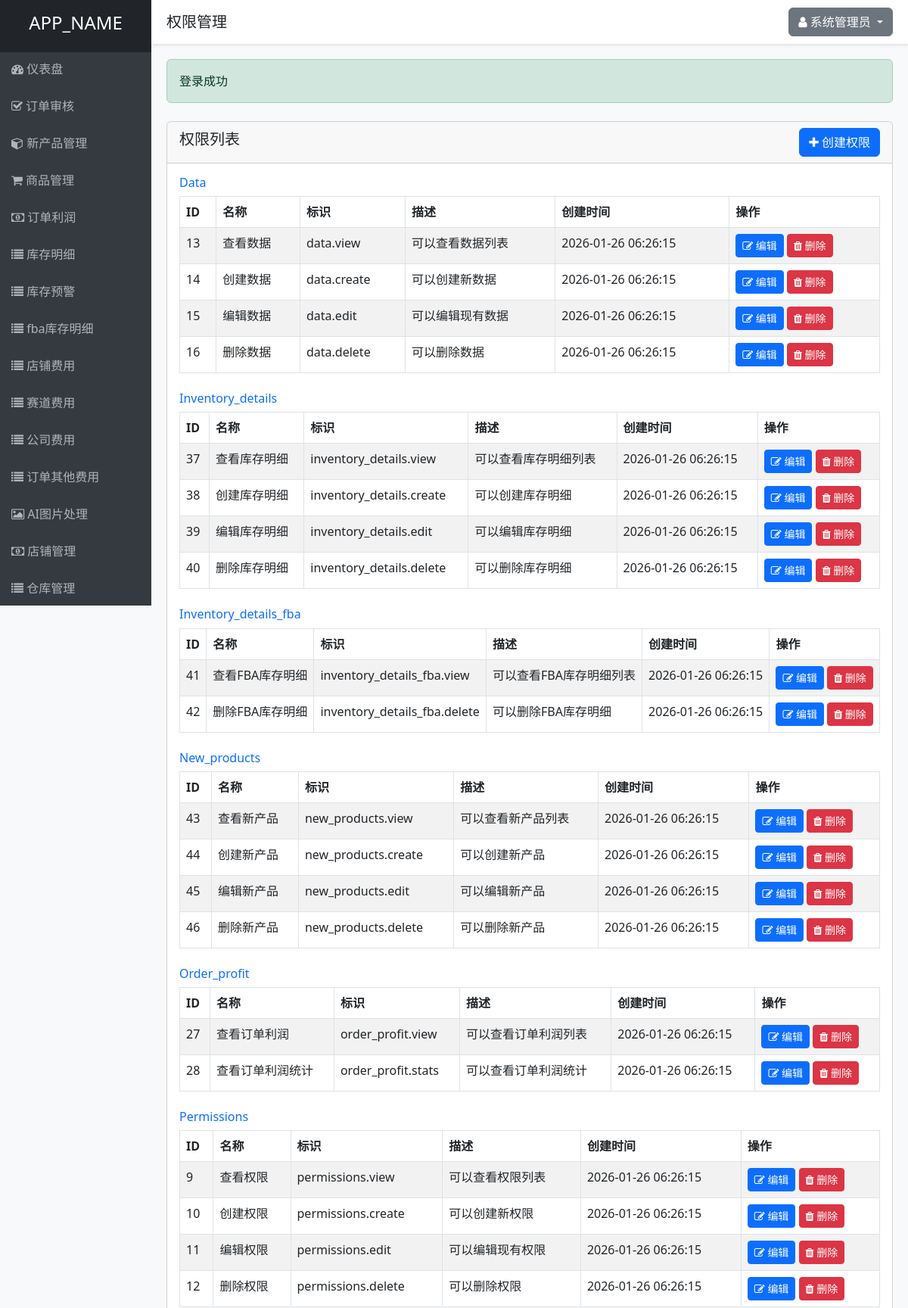
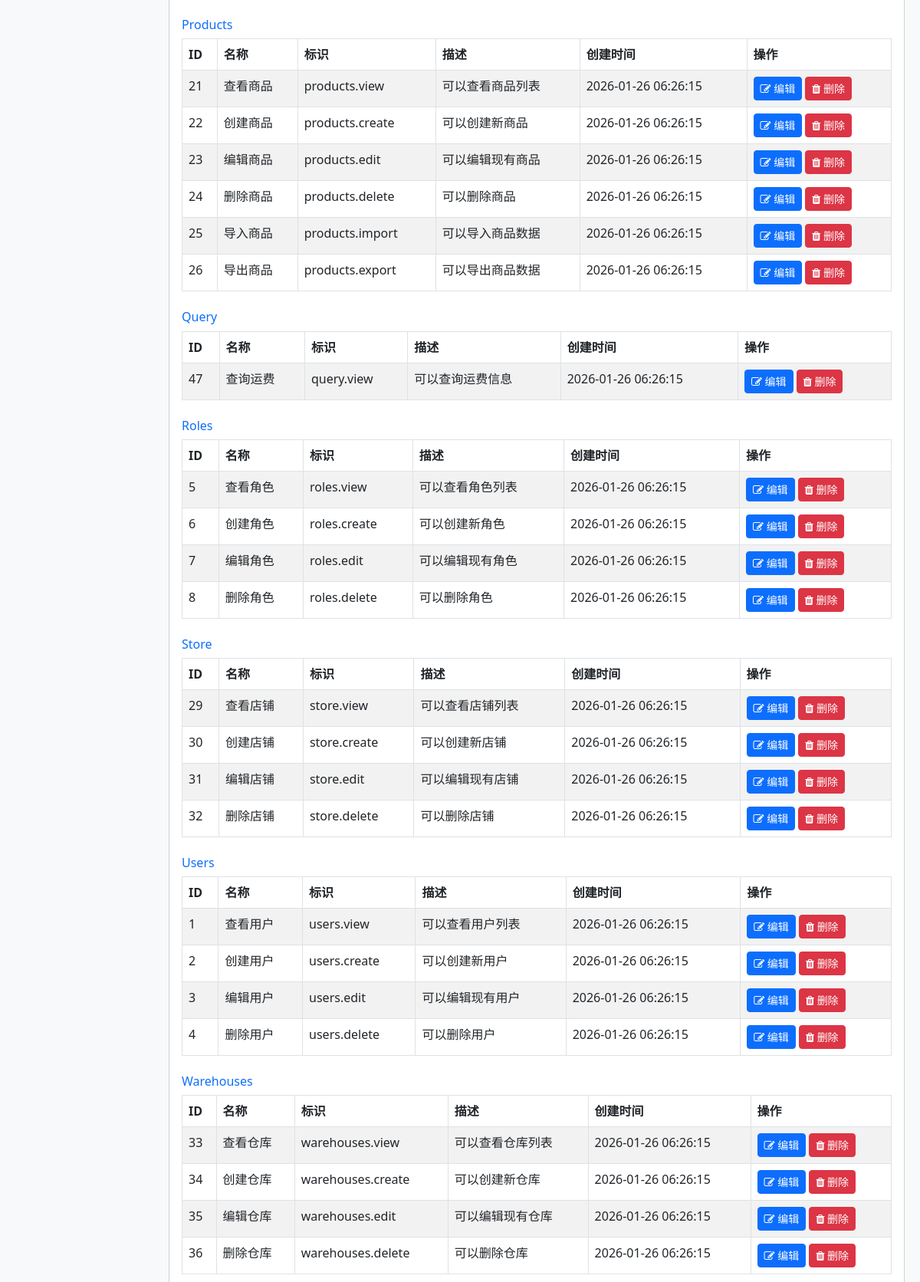
Page /permissions.php (signed in, upper part) on the committed database (2 pictures, top to bottom).
### tables this page shows
CREATE TABLE IF NOT EXISTS permissions (
    id INT AUTO_INCREMENT PRIMARY KEY,
    name VARCHAR(50) NOT NULL UNIQUE,
    slug VARCHAR(50) NOT NULL UNIQUE,
    description TEXT,
    module VARCHAR(50) NOT NULL,
    created_at TIMESTAMP DEFAULT CURRENT_TIMESTAMP,
    updated_at TIMESTAMP DEFAULT CURRENT_TIMESTAMP ON UPDATE CURRENT_TIMESTAMP
);

### controllers/PermissionController.php (called while the page is built, shortened)
<?php
require_once ADMIN_PANEL_DIR . '/models/Permission.php';
require_once ADMIN_PANEL_DIR . '/helpers/functions.php';
class PermissionController {
    private $permissionModel;
    public function __construct() {
        $this->permissionModel = new Permission();
    }
    public function index() {
        $permissions = $this->permissionModel->getAllByModule();
        include VIEWS_DIR . '/layouts/header.php';
        include VIEWS_DIR . '/permissions/index.php';
        include VIEWS_DIR . '/layouts/footer.php';
    }
}
?>

### helpers/functions.php (called while the page is built, shortened)
<?php
function isLoggedIn() {
    return isset($_SESSION['user_id']);
}
function getCurrentUserId() {
    return $_SESSION['user_id'] ?? null;
}
function hasPermission($permissionSlug) {
    require_once ADMIN_PANEL_DIR . '/models/Permission.php';
    $permissionModel = new Permission();
    return $permissionModel->checkUserPermission(getCurrentUserId(), $permissionSlug);
}
?>

### includes/database.php (called while the page is built, shortened)
<?php
class Database {
    private static $instance = null;
    private $conn;
    private function __construct() {
        try {
            $this->conn = new PDO(
                "mysql:host=" . DB_HOST . ";dbname=" . DB_NAME . ";charset=utf8",
                DB_USER,
                DB_PASS,
                [
                    PDO::ATTR_ERRMODE => PDO::ERRMODE_EXCEPTION,
                    PDO::ATTR_DEFAULT_FETCH_MODE => PDO::FETCH_ASSOC,
                    PDO::ATTR_EMULATE_PREPARES => false
                ]
            );
        } catch(PDOException $e) {
            die("数据库连接失败: " . $e->getMessage());
        }
    }
    public static function getInstance() {
        if(self::$instance === null) {
            self::$instance = new Database();
        }
        return self::$instance;
    }
    public function query($sql, $params = []) {
        $stmt = $this->conn->prepare($sql);
        $stmt->execute($params);
        return $stmt;
    }
}
?>

### models/Permission.php (called while the page is built, shortened)
<?php
require_once ADMIN_PANEL_DIR . '/includes/database.php';
class Permission {
    private $db;
    public function __construct() {
        $this->db = Database::getInstance();
    }
    public function getAll() {
        $sql = "SELECT * FROM permissions ORDER BY module, id";
        $stmt = $this->db->query($sql);
        return $stmt->fetchAll();
    }
    public function getAllByModule() {
        $permissions = $this->getAll();
        $grouped = [];
        foreach ($permissions as $permission) {
            $module = $permission['module'];
            if (!isset($grouped[$module])) {
                $grouped[$module] = [];
            }
            $grouped[$module][] = $permission;
        }
        return $grouped;
    }
    public function checkUserPermission($userId, $permissionSlug) {
        $sql = "SELECT COUNT(*) as count FROM permissions p
                JOIN role_permissions rp ON p.id = rp.permission_id
                JOIN user_roles ur ON rp.role_id = ur.role_id
                WHERE ur.user_id = ? AND p.slug = ?";
        $stmt = $this->db->query($sql, [$userId, $permissionSlug]);
        $result = $stmt->fetch();
        return $result['count'] > 0;
    }
}
?>

### views/permissions/index.php (the view)
<div class="row mt-4">
    <div class="col-md-12">
        <div class="card">
            <div class="card-header d-flex justify-content-between align-items-center">
                <h5>权限列表</h5>
                <?php if (hasPermission('permissions.create')): ?>
                    <a href="<?php echo ADMIN_PANEL_URL; ?>/permissions.php?action=create" class="btn btn-primary">
                        <i class="fa fa-plus"></i> 创建权限
                    </a>
                <?php endif; ?>
            </div>
            <div class="card-body">
                <?php foreach ($permissions as $module => $modulePermissions): ?>
                    <div class="mb-4">
                        <h6 class="text-primary"><?php echo ucfirst($module); ?></h6>
                        <table class="table table-bordered table-striped">
                            <thead>
                                <tr>
                                    <th>ID</th>
                                    <th>名称</th>
                                    <th>标识</th>
                                    <th>描述</th>
                                    <th>创建时间</th>
                                    <th>操作</th>
                                </tr>
                            </thead>
                            <tbody>
                                <?php foreach ($modulePermissions as $permission): ?>
                                    <tr>
                                        <td><?php echo $permission['id']; ?></td>
                                        <td><?php echo $permission['name']; ?></td>
                                        <td><?php echo $permission['slug']; ?></td>
                                        <td><?php echo $permission['description']; ?></td>
                                        <td><?php echo $permission['created_at']; ?></td>
                                        <td>
                                            <?php if (hasPermission('permissions.edit')): ?>
                                                <a href="<?php echo ADMIN_PANEL_URL; ?>/permissions.php?action=edit&id=<?php echo $permission['id']; ?>" class="btn btn-sm btn-primary">
                                                    <i class="fa fa-edit"></i> 编辑
                                                </a>
                                            <?php endif; ?>
                                            <?php if (hasPermission('permissions.delete')): ?>
                                                <a href="<?php echo ADMIN_PANEL_URL; ?>/permissions.php?action=delete&id=<?php echo $permission['id']; ?>" class="btn btn-sm btn-danger" onclick="return confirm('确定要删除这个权限吗？');">
                                                    <i class="fa fa-trash"></i> 删除
                                                </a>
                                            <?php endif; ?>
                                        </td>
                                    </tr>
                                <?php endforeach; ?>
                            </tbody>
                        </table>
                    </div>
                <?php endforeach; ?>
            </div>
        </div>
    </div>
</div>

### views/layouts/header.php (style rules this page uses)
body { background-color: #f8f9fa; }

### rows in the picture
permissions: id "13", name "查看数据", slug "data.view", description "可以查看数据列表", created_at "2026-01-26 06:26:15"
permissions: id "14", name "创建数据", slug "data.create", description "可以创建新数据", created_at "2026-01-26 06:26:15"
permissions: id "15", name "编辑数据", slug "data.edit", description "可以编辑现有数据", created_at "2026-01-26 06:26:15"
permissions: id "16", name "删除数据", slug "data.delete", description "可以删除数据", created_at "2026-01-26 06:26:15"
permissions: id "37", name "查看库存明细", slug "inventory_details.view", description "可以查看库存明细列表", created_at "2026-01-26 06:26:15"
permissions: id "38", name "创建库存明细", slug "inventory_details.create", description "可以创建库存明细", created_at "2026-01-26 06:26:15"
permissions: id "39", name "编辑库存明细", slug "inventory_details.edit", description "可以编辑库存明细", created_at "2026-01-26 06:26:15"
permissions: id "40", name "删除库存明细", slug "inventory_details.delete", description "可以删除库存明细", created_at "2026-01-26 06:26:15"
permissions: id "41", name "查看FBA库存明细", slug "inventory_details_fba.view", description "可以查看FBA库存明细列表", created_at "2026-01-26 06:26:15"
permissions: id "42", name "删除FBA库存明细", slug "inventory_details_fba.delete", description "可以删除FBA库存明细", created_at "2026-01-26 06:26:15"
permissions: id "43", name "查看新产品", slug "new_products.view", description "可以查看新产品列表", created_at "2026-01-26 06:26:15"
permissions: id "44", name "创建新产品", slug "new_products.create", description "可以创建新产品", created_at "2026-01-26 06:26:15"
permissions: id "45", name "编辑新产品", slug "new_products.edit", description "可以编辑新产品", created_at "2026-01-26 06:26:15"
permissions: id "46", name "删除新产品", slug "new_products.delete", description "可以删除新产品", created_at "2026-01-26 06:26:15"
permissions: id "27", name "查看订单利润", slug "order_profit.view", description "可以查看订单利润列表", created_at "2026-01-26 06:26:15"
permissions: id "28", name "查看订单利润统计", slug "order_profit.stats", description "可以查看订单利润统计", created_at "2026-01-26 06:26:15"
permissions: id "9", name "查看权限", slug "permissions.view", description "可以查看权限列表", created_at "2026-01-26 06:26:15"
permissions: id "10", name "创建权限", slug "permissions.create", description "可以创建新权限", created_at "2026-01-26 06:26:15"
permissions: id "11", name "编辑权限", slug "permissions.edit", description "可以编辑现有权限", created_at "2026-01-26 06:26:15"
permissions: id "12", name "删除权限", slug "permissions.delete", description "可以删除权限", created_at "2026-01-26 06:26:15"
permissions: id "21", name "查看商品", slug "products.view", description "可以查看商品列表", created_at "2026-01-26 06:26:15"
permissions: id "22", name "创建商品", slug "products.create", description "可以创建新商品", created_at "2026-01-26 06:26:15"
permissions: id "23", name "编辑商品", slug "products.edit", description "可以编辑现有商品", created_at "2026-01-26 06:26:15"
permissions: id "24", name "删除商品", slug "products.delete", description "可以删除商品", created_at "2026-01-26 06:26:15"
permissions: id "25", name "导入商品", slug "products.import", description "可以导入商品数据", created_at "2026-01-26 06:26:15"
permissions: id "26", name "导出商品", slug "products.export", description "可以导出商品数据", created_at "2026-01-26 06:26:15"
permissions: id "47", name "查询运费", slug "query.view", description "可以查询运费信息", created_at "2026-01-26 06:26:15"
permissions: id "5", name "查看角色", slug "roles.view", description "可以查看角色列表", created_at "2026-01-26 06:26:15"
permissions: id "6", name "创建角色", slug "roles.create", description "可以创建新角色", created_at "2026-01-26 06:26:15"
permissions: id "7", name "编辑角色", slug "roles.edit", description "可以编辑现有角色", created_at "2026-01-26 06:26:15"
permissions: id "8", name "删除角色", slug "roles.delete", description "可以删除角色", created_at "2026-01-26 06:26:15"
permissions: id "29", name "查看店铺", slug "store.view", description "可以查看店铺列表", created_at "2026-01-26 06:26:15"
permissions: id "30", name "创建店铺", slug "store.create", description "可以创建新店铺", created_at "2026-01-26 06:26:15"
permissions: id "31", name "编辑店铺", slug "store.edit", description "可以编辑现有店铺", created_at "2026-01-26 06:26:15"
permissions: id "32", name "删除店铺", slug "store.delete", description "可以删除店铺", created_at "2026-01-26 06:26:15"
permissions: id "1", name "查看用户", slug "users.view", description "可以查看用户列表", created_at "2026-01-26 06:26:15"
permissions: id "2", name "创建用户", slug "users.create", description "可以创建新用户", created_at "2026-01-26 06:26:15"
permissions: id "3", name "编辑用户", slug "users.edit", description "可以编辑现有用户", created_at "2026-01-26 06:26:15"
permissions: id "4", name "删除用户", slug "users.delete", description "可以删除用户", created_at "2026-01-26 06:26:15"
permissions: id "33", name "查看仓库", slug "warehouses.view", description "可以查看仓库列表", created_at "2026-01-26 06:26:15"
permissions: id "34", name "创建仓库", slug "warehouses.create", description "可以创建新仓库", created_at "2026-01-26 06:26:15"
permissions: id "35", name "编辑仓库", slug "warehouses.edit", description "可以编辑现有仓库", created_at "2026-01-26 06:26:15"
permissions: id "36", name "删除仓库", slug "warehouses.delete", description "可以删除仓库", created_at "2026-01-26 06:26:15"

### other values in the picture
APP_NAME "APP_NAME"
$title "权限管理"
$_SESSION['full_name'] "系统管理员"
$success "登录成功"
$module "Data"
$module "Inventory_details"
$module "Inventory_details_fba"
$module "New_products"
$module "Order_profit"
$module "Permissions"
$module "Products"
$module "Query"
$module "Roles"
$module "Store"
$module "Users"
